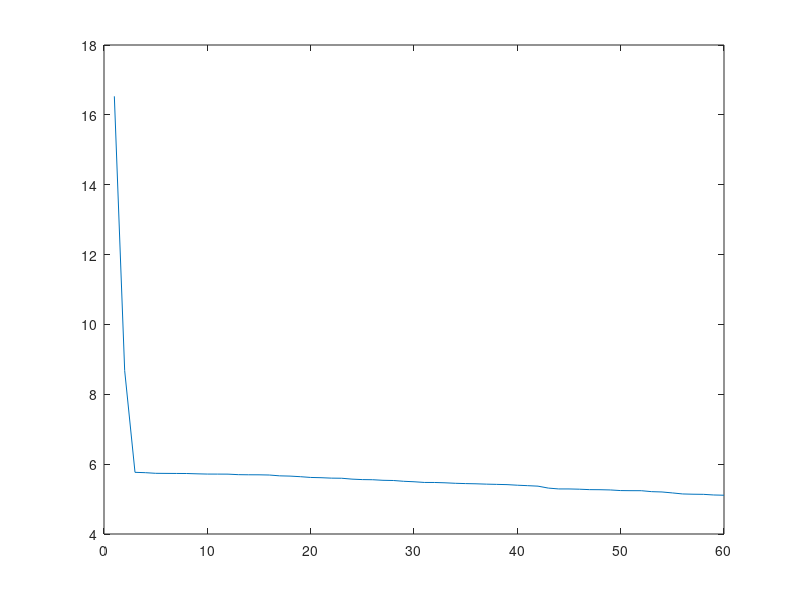
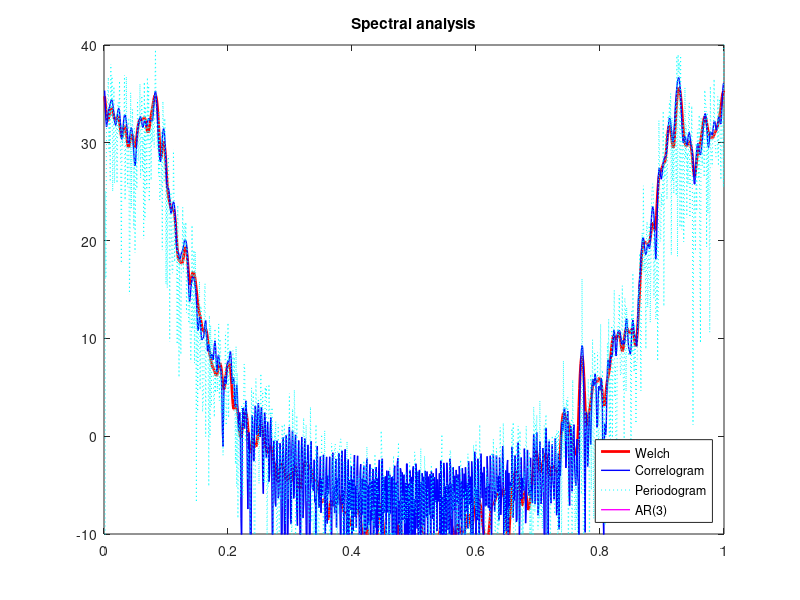
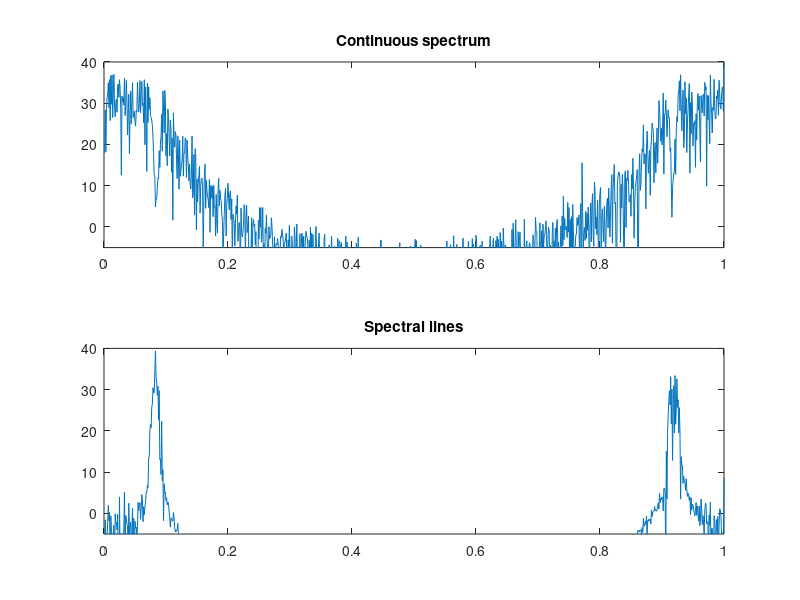

MATLAB code for these plots, in order:
close all;
clear all;
clc;

% load data
z = load('data for hw1.mat');
fir_bs_1 = load('fir_bs_1.mat');
fir_bs_1 = fir_bs_1.fir_bs_1;
% make a column vector
z1 = z.z.';

z1 = z1 - mean(z1);

K = length(z1);


% compute different spectral analysis

% PERIODOGRAM pg 84
Z = fft(z1);
periodogram_1 = abs(Z).^2/K;

% compute WELCH estimator pg 85 
D = 200; % window size
window = kaiser(D, 5.65); % rectangular, consider using a hamming or smth else
M_w = 1/D * sum(window.^2);
S = D/2; %common samples
N_s = floor((K-D)/(D-S) + 1); % number of subsequences
P_per_w = zeros(K, N_s);
for s = 0:(N_s-1)
  z_s = window .* z1( s*(D-S) + 1 : s*(D-S) + D ); % 1.495 with index + 1
  Z_s = fft(z_s, K);
  P_per_w(:, s + 1) = abs(Z_s).^2/(D*M_w);
end
P_welch = sum(P_per_w, 2)/N_s;


% compute autocorrelation with an estimator
N_corr = ceil(K/5);

autoc = zeros(N_corr + 1, 1);
% we should use the unbiased estimator pg 82 1.478
for n = 1:(N_corr + 1)
    d = z1(n:K);
    b = conj(z1(1:(K - n + 1)));
    c = K - n + 1; % check this scaling factor
    autoc(n) = d.' * b / c;
end

% consider formulas as more close as possible to the book
% make autocorrelation simmetric
autoc_complete = zeros(K, 1);
autoc_complete(1:N_corr + 1) = autoc;
temp = flipud(conj(autoc));
% it's the same as puttig the conjugate, flipped, at the end of this
% vector, since fft considers a periodic repetition of the signal
autoc_complete((K - N_corr + 1):K) = temp(1:length(temp)-1);


% CORRELOGRAM
window_correlogram = kaiser(2*N_corr + 1, 5.65); % window centered around N_corr
window_complete = zeros(K, 1);
window_complete(1:N_corr + 1) = window_correlogram(N_corr + 1 : 2*N_corr + 1);
window_complete(K - N_corr + 1 : K) = window_correlogram(1 : N_corr);

windowed_autoc = autoc_complete.*window_complete;
correlogram = fft(windowed_autoc);

% ar model
% compute variance of AR model and plot it to identify the knee
% it's computed up to K/5 - 1, don't know if it makes sense
upp_limit = 60;
for N = 1:upp_limit
    
    row1 = conj(autoc);
    row1(1) = conj(row1(1));
    R = toeplitz(row1(1:N));
    
    a = -inv(R)*autoc(2:N+1);
    sigma_w(N) = autoc(1) + autoc(2:N+1)'*a;
    
      %figure
      %[H, omega] = freqz(1, [1; a], 'whole');
      %plot(omega, 10*log(sigma_w*abs(H)));
    
end

figure
plot(1:upp_limit, 10*log10(sigma_w))

% the knee is apparently at N = 3
% compute the vector of coefficients a
% check it out, it is slightly scaled than pwelch 
N = 3;
row1 = conj(autoc);
row1(1) = conj(row1(1));
R = toeplitz(row1(1:N));

a = -inv(R)*autoc(2:N+1);
sigma_w = abs(autoc(1) + autoc(2:N+1)'*a);  % Abs to correct rounding errors

[H, omega] = freqz(1, [1; a], 'whole');

figure
plot((1:K)/K, 10*log10(P_welch), 'Color', 'r', 'LineWidth', 2)
hold on
plot((1:K)/K, 10*log10(abs(correlogram)), 'Color', 'b', 'LineWidth', 1)
hold on
plot((1:K)/K, 10*log10(periodogram_1), 'c:')
hold on
plot(omega/(2*pi), 10*log10(sigma_w*abs(H).^2), 'Color', 'm', 'LineWidth', 1);
hold off
axis([0, 1, -10, 40])
legend('Welch', 'Correlogram', 'Periodogram', 'AR(3)', 'Location', 'SouthEast')
title('Spectral analysis')

%%%%%%%%%%%
% Filtering
%%%%%%%%%%%

firbs = fir_bs_1;
firbp = -firbs;
firbp((length(firbs)+1)/2) = firbp((length(firbs)+1)/2) + 1;    % Bandpass
continuousz1 = filter(firbs, 1, z1);
% Periodogram of the continuous spectrum
CZ = fft(continuousz1);
period_continuous = abs(CZ).^2/K;

% Plotting
figure
subplot(2,1,1);
plot((1:K)/K, 10*log10(period_continuous))
title('Continuous spectrum');
axis([0, 1, -5, 40])

% Plot the periodogram of the spectral lines
lines = filter(firbp, 1, z1);
LZ = fft(lines);
period_lines = abs(LZ).^2/K;
subplot(2,1,2);
plot((1:K)/K, 10*log10(period_lines))
title('Spectral lines');
axis([0, 1, -5, 40])